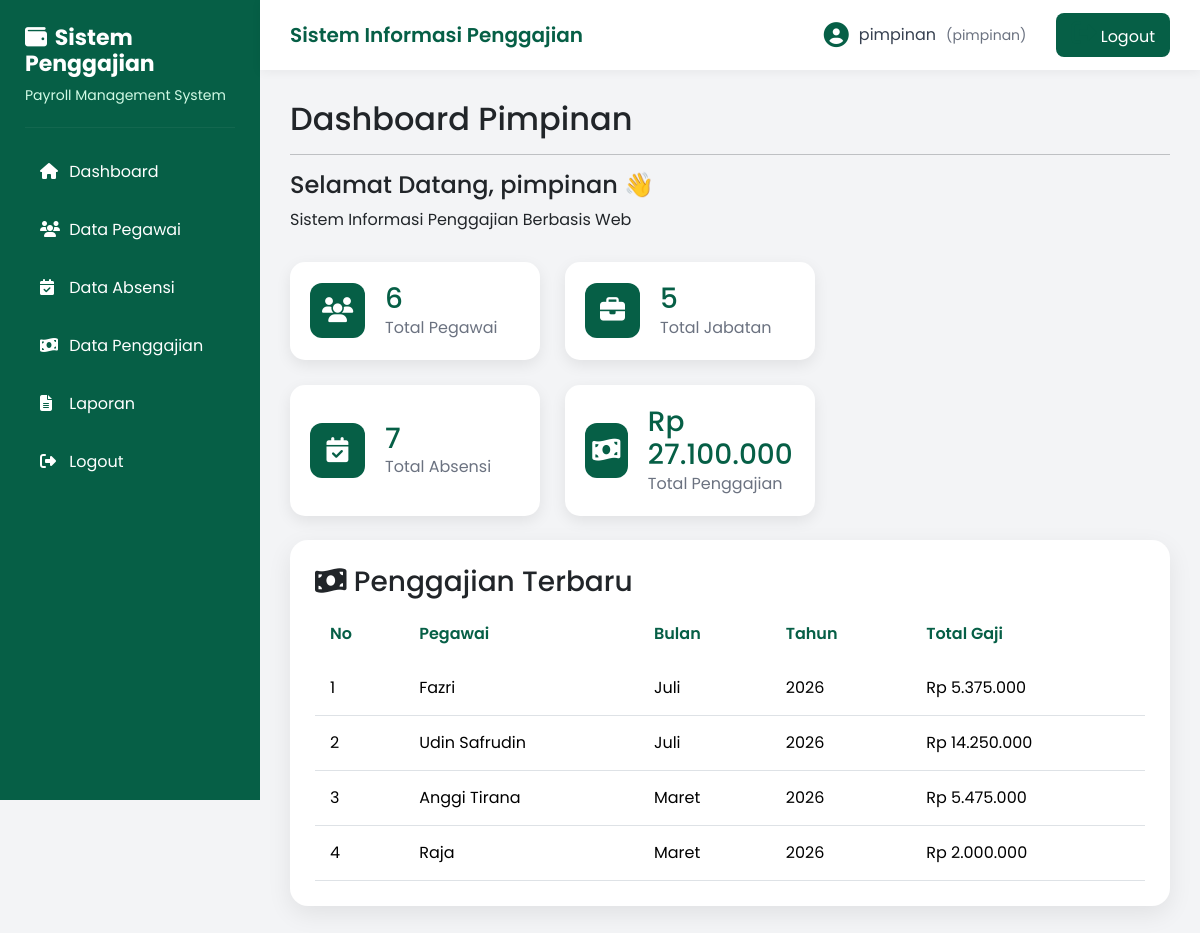
Screenshot of /pimpinan/dashboard.php (signed in) with the database file from the repository.
### tables this page shows
CREATE TABLE `penggajian` (
  `id_gaji` int(11) NOT NULL,
  `id_pegawai` int(11) NOT NULL,
  `id_absensi` int(11) NOT NULL,
  `bulan` varchar(20) NOT NULL,
  `tahun` year(4) NOT NULL,
  `bonus` decimal(12,2) DEFAULT 0.00,
  `potongan` decimal(12,2) DEFAULT 0.00,
  `total_gaji` decimal(12,2) NOT NULL,
  `tanggal_gaji` date NOT NULL
);

CREATE TABLE `pegawai` (
  `id_pegawai` int(11) NOT NULL,
  `nip` varchar(20) NOT NULL,
  `nama_pegawai` varchar(100) NOT NULL,
  `alamat` text NOT NULL,
  `no_hp` varchar(15) DEFAULT NULL,
  `tanggal_masuk` date NOT NULL,
  `id_jabatan` int(11) NOT NULL,
  `status_pernikahan` enum('Single','Menikah') NOT NULL DEFAULT 'Single'
);

### pimpinan/dashboard.php (the view, shortened to what this page needs)
<?php
include "../config/koneksi.php";
include "../template/header.php";
include "../template/sidebar_pimpinan.php";
include "../template/navbar.php";
$pegawai = mysqli_fetch_assoc(
    mysqli_query($koneksi,"SELECT COUNT(*) AS total FROM pegawai")
);
$jabatan = mysqli_fetch_assoc(
    mysqli_query($koneksi,"SELECT COUNT(*) AS total FROM jabatan")
);
$gaji = mysqli_fetch_assoc(
    mysqli_query($koneksi,"
    SELECT IFNULL(SUM(total_gaji),0) AS total
    FROM penggajian
    ")
);
$absensi = mysqli_fetch_assoc(
    mysqli_query($koneksi,"
    SELECT COUNT(*) AS total
    FROM absensi
    ")
);
$queryTerbaru = mysqli_query($koneksi,"
SELECT
penggajian.*,
pegawai.nama_pegawai
FROM penggajian
JOIN pegawai
ON penggajian.id_pegawai = pegawai.id_pegawai
ORDER BY id_gaji DESC
LIMIT 5
");
?>
<div class="content">
    <h2>Dashboard Pimpinan</h2>
    <hr>
    <h4>
        Selamat Datang,
        <?= $_SESSION['username']; ?> 👋
    </h4>
    <p>Sistem Informasi Penggajian Berbasis Web</p>
<div class="card-container">
<div class="card-dashboard">
    <div class="icon">
        <i class="fas fa-users"></i>
    </div>
    <div>
        <h3><?= $pegawai['total']; ?></h3>
        <p>Total Pegawai</p>
    </div>
</div>
<div class="card-dashboard">
    <div class="icon">
        <i class="fas fa-briefcase"></i>
    </div>
    <div>
        <h3><?= $jabatan['total']; ?></h3>
        <p>Total Jabatan</p>
    </div>
</div>
<div class="card-dashboard">
    <div class="icon">
        <i class="fas fa-calendar-check"></i>
    </div>
    <div>
        <h3><?= $absensi['total']; ?></h3>
        <p>Total Absensi</p>
    </div>
</div>
<div class="card-dashboard">
    <div class="icon">
        <i class="fas fa-money-bill-wave"></i>
    </div>
    <div>
        <h3>
            Rp <?= number_format($gaji['total'],0,",","."); ?>
        </h3>
        <p>Total Penggajian</p>
    </div>
</div>
</div>
<div class="card-custom mt-4">
<h3>
    <i class="fas fa-money-bill-wave"></i>
    Penggajian Terbaru
</h3>
<table class="table table-hover">
</div>
    <thead>
        <tr>
            <th>No</th>
            <th>Pegawai</th>
            <th>Bulan</th>
            <th>Tahun</th>
            <th>Total Gaji</th>
        </tr>
    </thead>
    <tbody>
<?php
$no = 1;
while($row = mysqli_fetch_assoc($queryTerbaru)){
?>
<tr>
    <td>
        <?= $no++; ?>
    </td>
    <td>
        <?= $row['nama_pegawai']; ?>
    </td>
    <td>
        <?= $row['bulan']; ?>
    </td>
    <td>
        <?= $row['tahun']; ?>
    </td>
    <td>
        Rp <?= number_format($row['total_gaji'],0,",","."); ?>
    </td>
</tr>
<?php } ?>
</tbody>
</div>
<?php
include "../template/footer.php";
?>

### assets/css/style.css (style rules this page uses)
* { margin:0; padding:0; box-sizing:border-box; font-family:'Poppins',sans-serif; }
body { background:#F3F4F6; }
.content { margin-left:260px; padding:30px; }
.card-dashboard { width:250px; background:white; padding:20px; border-radius:15px; display:flex; align-items:center; gap:20px; box-shadow:0 5px 15px rgba(0,0,0,0.08); }
.card-dashboard .icon { width:55px; height:55px; background:#065F46; color:white; border-radius:12px; display:flex; align-items:center; justify-content:center; font-size:25px; }
.card-dashboard h3 { margin:0; font-size:28px; color:#065F46; }
.card-dashboard p { margin:0; color:#6B7280; }
.card-container { display:grid; grid-template-columns: repeat(2, 250px); gap:25px; margin-top:30px; }
.card-custom { background:#fff; border-radius:18px; padding:25px; box-shadow:0 8px 25px rgba(0,0,0,.08); }
.table { margin-bottom:0; }
.table thead { background:#ECFDF5; }
.table thead th { color:#065F46; border:none; padding:15px; font-weight:600; }
.table tbody td { padding:15px; vertical-align:middle; }

### rows the page displays
penggajian: id_pegawai.nama_pegawai "Fazri", bulan "Juli", tahun "2026", total_gaji "5.375.000"
penggajian: id_pegawai.nama_pegawai "Udin Safrudin", bulan "Juli", tahun "2026", total_gaji "14.250.000"
penggajian: id_pegawai.nama_pegawai "Anggi Tirana", bulan "Maret", tahun "2026", total_gaji "5.475.000"
penggajian: id_pegawai.nama_pegawai "Raja", bulan "Maret", tahun "2026", total_gaji "2.000.000"

### other values shown
$_SESSION['username'] "pimpinan"
$_SESSION['role'] "pimpinan"
$pegawai['total'] "6"
$jabatan['total'] "5"
$absensi['total'] "7"
$gaji['total'] "27.100.000"
